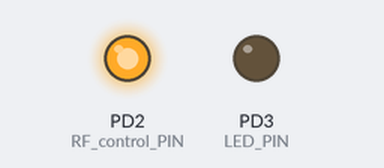
Simulated run of this program. Board: ATmega328P, built with avr-gcc and emulated at 8 MHz. On the bench: output pins drawn as LEDs (lit = HIGH). What the program prints to the serial monitor is not drawn.

Above: at 0.1 s.
Timing chart, 0 to 1.6 s (numbered marks = the images above):
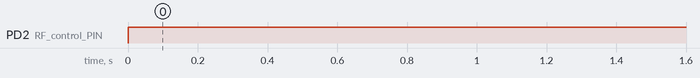

The program:

main.c
```c
/*
 * UART_receiver.c
 *
 * Created: 2/14/2018 7:15:30 PM
 * Author : Mahmoud
 */

#define F_CPU 8000000UL
#include <avr/io.h>
#include <assert.h>
#include <avr/interrupt.h>
#include "usart.h"
#include <util/delay.h>
#include <math.h>
#define LED_PIN		    PIND3
#define RF_control_PIN	PIND2

char receive_data;
void send_data(unsigned char data);
unsigned char receiveData(void);
int main(void)
{
    DDRD |= (1<<LED_PIN)|(1<<RF_control_PIN);
    PORTD &= ~(1<<LED_PIN);
   // PORTD |= (1<<RF_control_PIN);
    uart_init(9600);
	sei();

//	 PORTD &= ~(1<<RF_control_PIN);
// 	 _delay_ms(100) ;
// 	 uart_SendString((unsigned char*)"AT+FU1\r\n"); // 1 , 2 , 3 all should be FU1
	 PORTD |= (1<<RF_control_PIN);
	// char x;
    while (1)
    {
		//receive_data = uart_Receive;
			if(receive_data == 'T')
			{
				PORTD |= (1<<LED_PIN);
				_delay_ms(500);
				PORTD &= ~(1<<LED_PIN);
				_delay_ms(500);
			}
			else if(receive_data == NULL)
			{
					PORTD &= ~(1<<LED_PIN);
					_delay_ms(1000);
			}
				else
				{
					PORTD |= (1<<LED_PIN);
					_delay_ms(1000);
				}

		uart_SendString("R");
		_delay_ms(1000);

    }
}

ISR(USART_RX_vect)
{
	receive_data = UDR0;
}
// ISR(USART_RX_vect)
// {
// 	char receive_data;
// 	receive_data = UDR0;
// 	//PORTD |= (1<<LED_PIN);
// 	if(receive_data == 'K')
// 	{
// 		PORTD |= (1<<LED_PIN);
// 		_delay_ms(1000);
// 		PORTD &= ~(1<<LED_PIN);
// 		_delay_ms(1000);
// 	}
// 	else
// 	{
// 		PORTD |= (1<<LED_PIN);
// 		_delay_ms(1000);
// 	}
//
// }
// void send_data(unsigned char data)
// {
// 	uart_SendString(data);
// 	_delay_ms(100);
// }
// unsigned char receiveData(void)
// {
// 	char x;
// 	x = uart_Receive();
// 	_delay_ms(100);
// 	return x;
// }
```

usart.c
```c
/*
 * usart.c
 *
 * Created: 9/21/2017 3:08:44 PM
 *  Author: TOFAA
 */

#include "usart.h"

/* initiation UART module*/
void uart_init(unsigned short int baudrate)
{
	// calculate baudrate
	unsigned short baudRateValue ;
	baudRateValue = (F_CPU/(baudrate*16UL))-1 ;
	// baudrate register low , high , set value
	UBRR0L = baudRateValue ;
	UBRR0H = (baudRateValue >> 8);
	// 8- bit data
	UCSR0C |=(1 << UCSZ00)|(1<<UCSZ01);//|(1<<UMSEL00);

	// enable RX , TX
	UCSR0B |=(1 << RXEN0) | (1<<TXEN0) ;//| (1<<RXCIE0) ;

}
/* receive function  ( return one byte) */
unsigned char uart_Receive(void)
{
	while(!(UCSR0A & (1 << RXC0)));
	return UDR0 ;
}
/* send function ( send one byte ) */
void uart_Send(unsigned char  data)
{
	while(!(UCSR0A & (1 << UDRE0)));
	UDR0 = data	 ;

}
/*send function ( String )*/

void uart_SendString(char* data)
{
    while(*data)
	{ //if there is a char
    uart_Send(*data); //process it as a byte data
	data++;
	}
}

/**
 * Check if the module is started
 *
 * This sends the `AT` command to the ESP and waits until it gets a response.
 *
 * @return true if the module is started, false if something went wrong
 */
```

usart.h
```c
/*
 * usart.h
 *
 * Created: 9/21/2017 3:08:55 PM
 *  Author: Tofaa
 */


#ifndef USART_H_
#define USART_H_
#include "avr/io.h"

//#define FCLK_SYSTEM 8000000UL
#define F_CPU 8000000UL
/* initiation uart module*/
void uart_init(unsigned short baudrate);
/* receive function  ( return one byte) */
unsigned char uart_Receive(void);
/* send function ( send one byte ) */
void uart_Send(unsigned char  data);
/*send function ( String )*/
void uart_SendString(char* data) ;
#endif /* USART_H_ */
```

Measured:
- by itself, PD2 (RF_control_PIN): LOW → HIGH at 0.00 s
